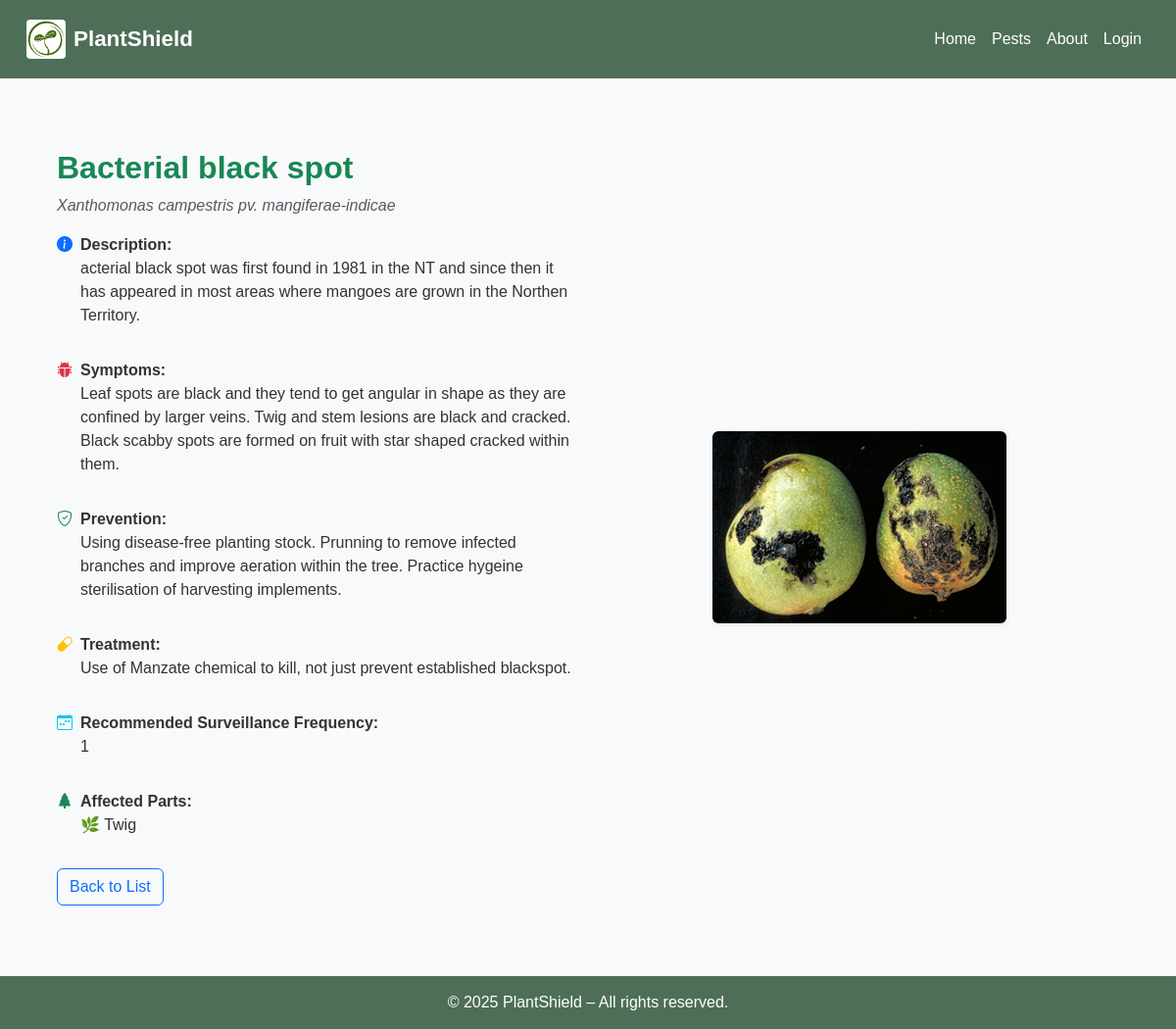
Page /pests/4/ on the earlier database version.
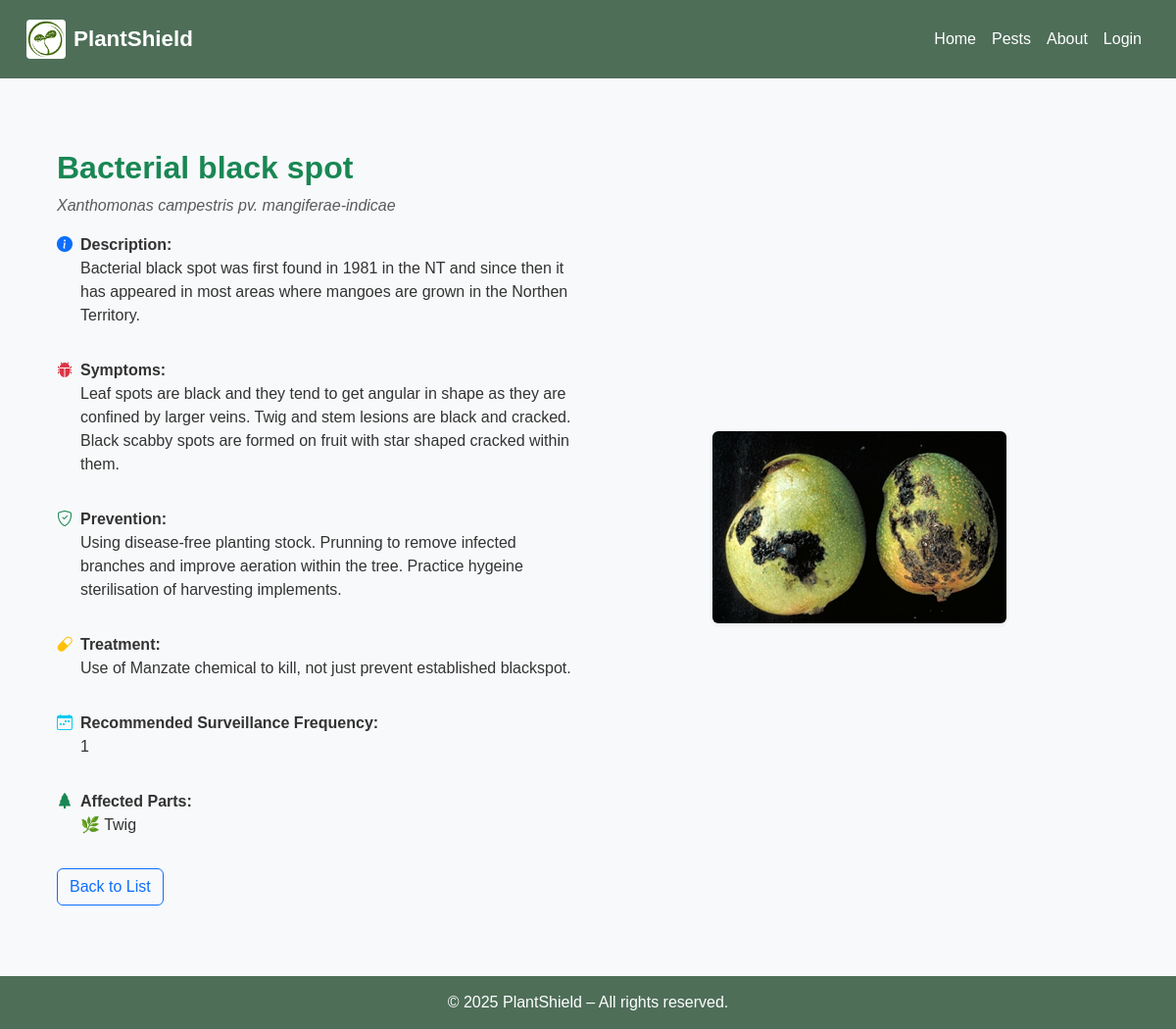
Same page on the later database version.
### pest_web/models.py (models this page shows, shortened)
class PestDisease(models.Model):
    identifier = models.IntegerField(
        null=False,
        blank=False,
        unique=False,
        default=1,
    )
    name = models.CharField(max_length=100)
    scientific_name = models.CharField(max_length=100)
    description = models.TextField(blank=True)
    image_url = models.CharField(blank=True, max_length=250)
    image_reference = models.TextField(blank=True)
    symptoms = models.TextField()
    prevention = models.TextField()
    treatment = models.TextField()
    affected_parts = models.ManyToManyField(PlantPart)  # Changed to ManyToMany as a pest can affect multiple parts
    recommended_frequency = models.CharField(max_length=100)
    plant_type = models.ForeignKey(PlantType, on_delete=models.SET_NULL, null=True, blank=True) # Using CharField for now, can be ForeignKey if you create PlantType model

### pest_web/views.py (the view)
# urls.py: re_path(r'^pests/(?P<pk>\d+)/s*$', PestDiseaseDetailView.as_view(), name='pest_detail'),
class PestDiseaseDetailView(DetailView):
    model = PestDisease
    template_name = 'pests/details.html'
    context_object_name = 'pest'

### pest_web/templates/pests/details.html (shortened to what this page needs)
{% extends "pests/base.html" %}
{% load static %}
{% block content %}
<section class="container my-5 pest-detail">
  <div class="row g-4 align-items-center">
    <div class="col-md-6">
      <h2 class="text-success fw-bold">{{ pest.name }}</h2>
      <p class="text-muted fst-italic">{{ pest.scientific_name }}</p>
      <div class="mb-3 d-flex align-items-start">
        <span class="me-2"><i class="bi bi-info-circle-fill text-primary"></i></span>
        <div>
          <strong>Description:</strong>
          <p>{{ pest.description }}</p>
        </div>
      </div>
      <div class="mb-3 d-flex align-items-start">
        <span class="me-2"><i class="bi bi-bug-fill text-danger"></i></span>
        <div>
          <strong>Symptoms:</strong>
          <p>{{ pest.symptoms }}</p>
        </div>
      </div>
      <div class="mb-3 d-flex align-items-start">
        <span class="me-2"><i class="bi bi-shield-check text-success"></i></span>
        <div>
          <strong>Prevention:</strong>
          <p>{{ pest.prevention }}</p>
        </div>
      </div>
      <div class="mb-3 d-flex align-items-start">
        <span class="me-2"><i class="bi bi-capsule text-warning"></i></span>
        <div>
          <strong>Treatment:</strong>
          <p>{{ pest.treatment }}</p>
        </div>
      </div>
      <div class="mb-3 d-flex align-items-start">
        <span class="me-2"><i class="bi bi-calendar-week text-info"></i></span>
        <div>
          <strong>Recommended Surveillance Frequency:</strong>
          <p>{{ pest.recommended_frequency }}</p>
        </div>
      </div>
      <div class="mb-3 d-flex align-items-start">
        <span class="me-2"><i class="bi bi-tree-fill text-success"></i></span>
        <div>
          <strong>Affected Parts:</strong>
          <ul class="list-unstyled mb-0">
            {% for part in pest.affected_parts.all %}
              <li>🌿 {{ part.name }}</li>
            {% endfor %}
          </ul>
        </div>
      </div>
      <a href="{% url 'pest_list' %}" class="btn btn-outline-primary mt-3">Back to List</a>
    </div>
    <div class="col-md-6 text-center">
      {% if pest.image_url %}
  <img src="{% static pest.image_url %}" alt="{{ pest.name }}" class="img-fluid rounded shadow-sm">
{% else %}
  <img src="{% static 'images/placeholder.png' %}" alt="No image" class="img-fluid rounded shadow-sm">
{% endif %}
    </div>
  </div>
</section>
{% endblock %}

Differences in the rows shown:
changed PestDisease "Bacterial black spot": description "acterial black spot was first found in 1981 in the NT and since then it has appeared in most areas where mangoes are grown in the Northen Territory." → "Bacterial black spot was first found in 1981 in the NT and since then it has appeared in most areas where mangoes are grown in the Northen Territory."
